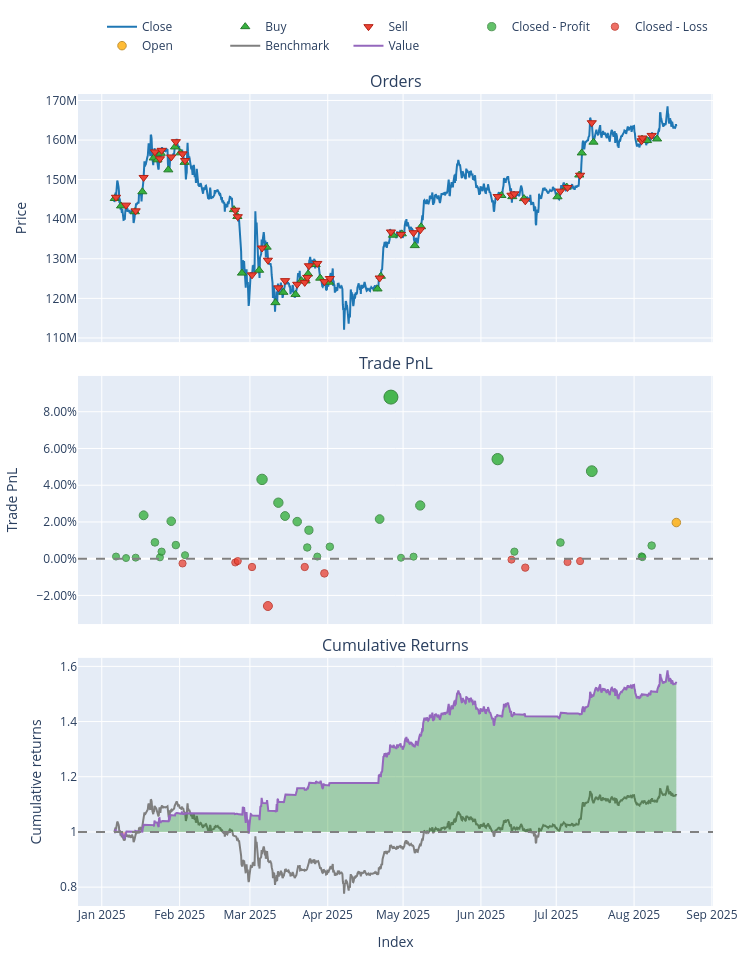

This figure's notebook cell:
### Code cell
# 성과 통계 출력
print(portfolio.stats())

# 벤치마크(단순 보유)와 함께 성과 시각화
portfolio.plot().show()
